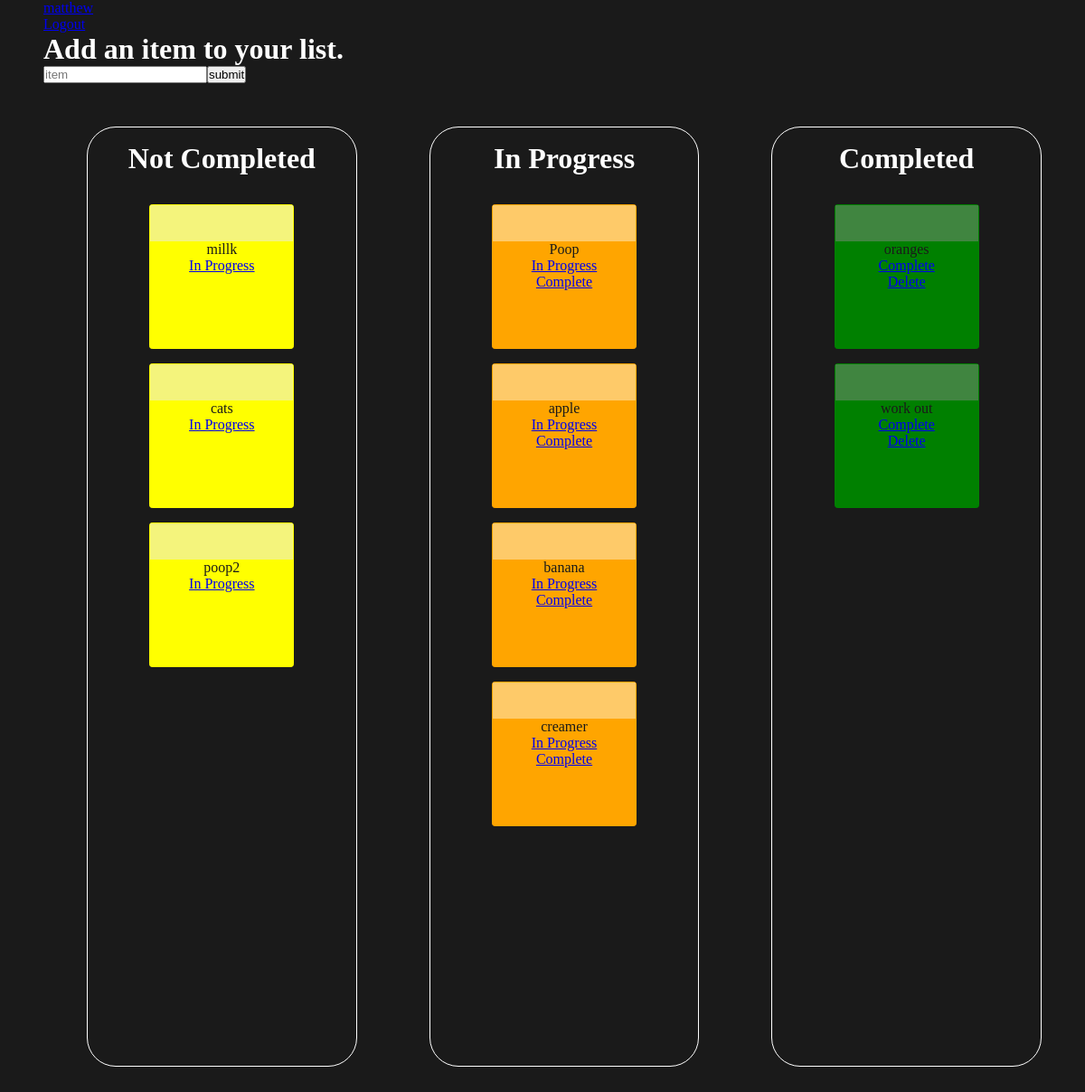
The app's page / (signed in), older data.
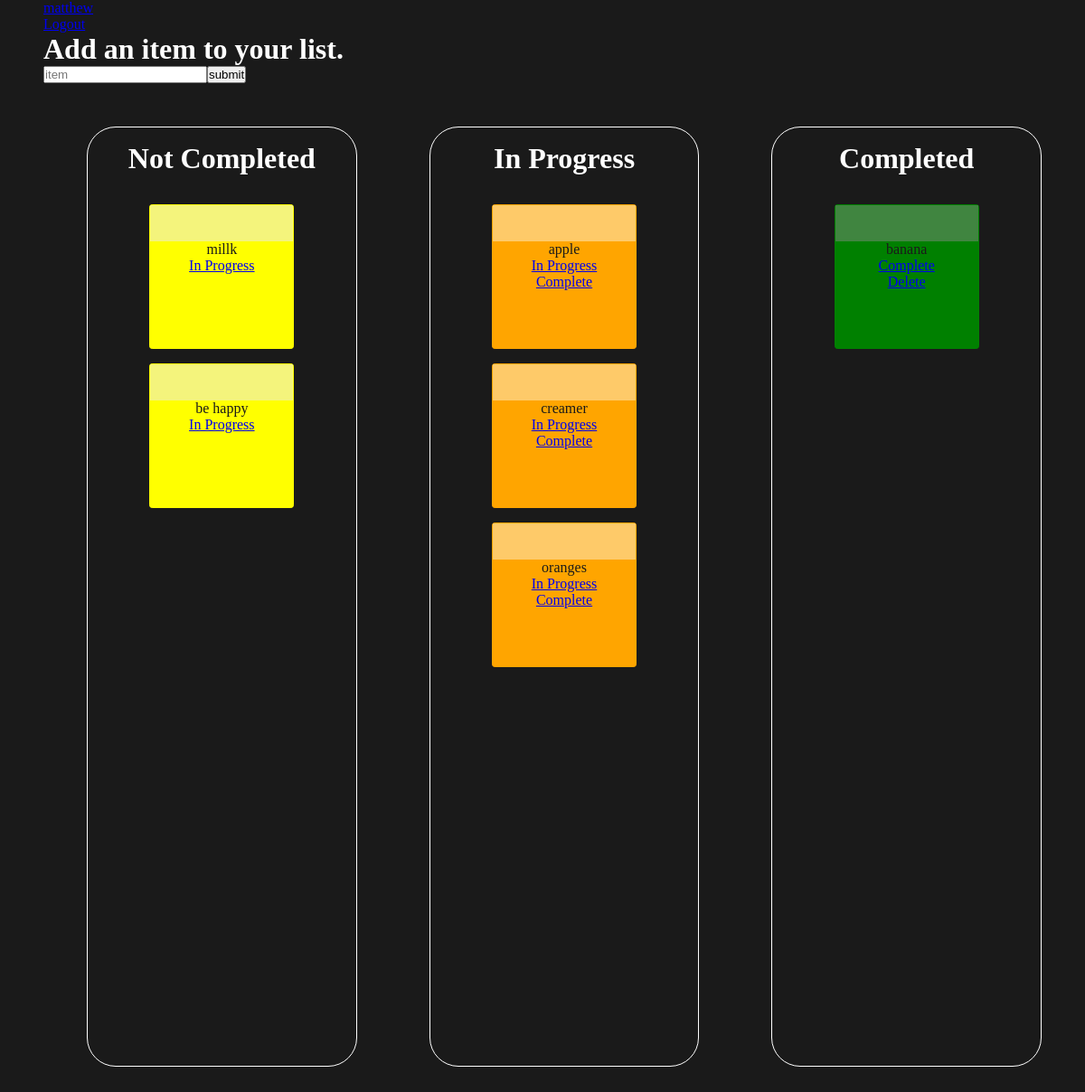
The same page, newer data.
### KanbanApp/models.py (models this page shows, shortened)
class Todo(models.Model):
    item = models.CharField(max_length=200)
    date_created = models.DateTimeField(null=True, auto_now_add=True)
    in_progress = models.BooleanField(null=True, default=False)
    completed = models.BooleanField(null=True, default=False)

### KanbanApp/views.py (the view)
# urls.py: path('', views.homeview, name='home'),
def homeview(request):
    all_todos = Todo.objects.all()
    context = {
        'all_todos': all_todos
    }
    return render(request, 'home.html', context)

### templates/home.html (shortened to what this page needs)
{% extends "base.html" %}
{% block content %}
{% if user.is_authenticated %}
    <form action={% url 'KanbanApp:add_new_todo' %} method="post">
        <h1>Add an item to your list.</h1>
    <div>
        <input type="text" name="item" placeholder="item">
        <button type="submit">submit</buton>
    </div>
    </form>
    <main id='main'>
        <div id='bin'>
            <div class='bin-title'>
                <h1>Not Completed</h1>
            </div>
            <div>
                {% for todo in all_todos %}
                {% if todo.completed is False and todo.in_progress is False %}
                <div id='nc_card'>
                            <div class='nc_title'>
                            </div>
                                <ul> {{ todo.item }}</ul>
                                <ul><a href="{% url 'KanbanApp:progress' todo.id %}">In Progress</a></ul>
                        </div>
                    {% endif %}
                {% endfor %}
            </div>
        </div>
        <div id='bin'>
            <div class='bin-title'>
                <h1>In Progress</h1>
            </div>
            <div>
                {% for todo in all_todos %}
                    {% if todo.completed is False and todo.in_progress is True %}
                        <div id='p_card'>
                            <div id='p_title'>
                            </div>
                                <ul> {{ todo.item }}</ul>
                                <ul><a href="{% url 'KanbanApp:progress' todo.id %}">In Progress</a></ul>
                                <ul><a href="{% url 'KanbanApp:complete' todo.id %}">Complete</a></ul>
                        </div>
                    {% endif %}
                {% endfor %}
            </div>
        </div>
        <div id='bin'>
            <div class='bin-title'>
                <h1>Completed</h1>
            </div>
            <div>
                {% for todo in all_todos %}
                    {% if todo.completed is True %}
                        <div id='c_card'>
                            <div id='c_title'>
                            </div>
                                <ul> {{ todo.item }}</ul>
                                <ul><a href="{% url 'KanbanApp:complete' todo.id %}">Complete</a></ul>
                                <ul><a href="{% url 'KanbanApp:delete_item' todo.id %}">Delete</a></ul>
                        </div>
                    {% endif %}
                {% endfor %}
            </div>
        </div>
    </main>
{% else %}
<div id='title-hi'>
    <h1 >Kanban!</h1>
</div>
{% endif %}
{% endblock %}

Row changes from the older to the newer data that the page shows:
removed Todo: item "cats", shown under "Not Completed"
removed Todo: item "poop2", shown under "Not Completed"
removed Todo: item "Poop", shown under "In Progress"
removed Todo: item "work out", shown under "Completed"
added Todo: item "be happy", shown under "Not Completed"
changed Todo "oranges": moves from the list under "Completed" to the list under "In Progress"
changed Todo "banana": moves from the list under "In Progress" to the list under "Completed"
